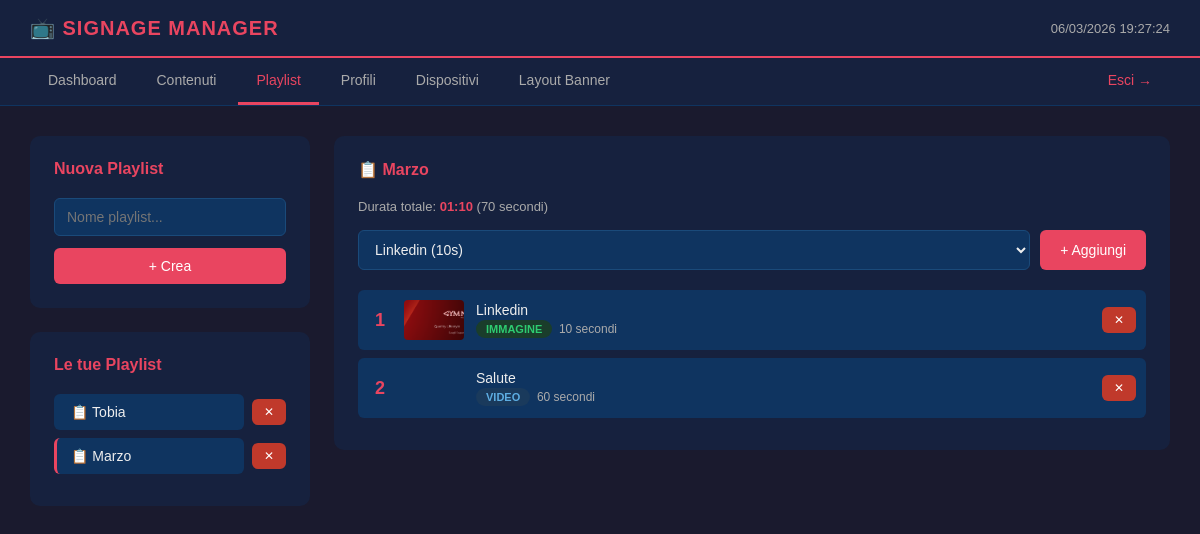
Page /playlist.php?p=1 (signed in) on the committed database.
### tables this page shows
CREATE TABLE playlist (
    id INTEGER PRIMARY KEY AUTOINCREMENT,
    nome TEXT NOT NULL,
    creato_il DATETIME DEFAULT CURRENT_TIMESTAMP
);

CREATE TABLE playlist_items (
    id INTEGER PRIMARY KEY AUTOINCREMENT,
    playlist_id INTEGER NOT NULL,
    contenuto_id INTEGER NOT NULL,
    ordine INTEGER DEFAULT 0,
    FOREIGN KEY(playlist_id) REFERENCES playlist(id) ON DELETE CASCADE,
    FOREIGN KEY(contenuto_id) REFERENCES contenuti(id) ON DELETE CASCADE
);

CREATE TABLE contenuti (
    id INTEGER PRIMARY KEY AUTOINCREMENT,
    nome TEXT NOT NULL,
    tipo TEXT NOT NULL CHECK(tipo IN ('video','immagine')),
    file TEXT NOT NULL,
    durata INTEGER DEFAULT 10,
    creato_il DATETIME DEFAULT CURRENT_TIMESTAMP
);

### playlist.php (the view, shortened to what this page needs)
<?php
$db = getDB();
$playlist_attiva = isset($_GET['p']) ? intval($_GET['p']) : null;
$playlists       = $db->query('SELECT * FROM playlist ORDER BY creato_il DESC')->fetchAll(PDO::FETCH_ASSOC);
$contenuti       = $db->query('SELECT * FROM contenuti ORDER BY nome')->fetchAll(PDO::FETCH_ASSOC);
$items = [];
if ($playlist_attiva) {
    $items = $db->query("
        SELECT pi.*, c.nome, c.tipo, c.file, c.durata
        FROM playlist_items pi
        JOIN contenuti c ON c.id = pi.contenuto_id
        WHERE pi.playlist_id = $playlist_attiva
        ORDER BY pi.ordine
    ")->fetchAll(PDO::FETCH_ASSOC);
}
require_once 'includes/header.php';
?>
<div class="container" style="display:grid; grid-template-columns:280px 1fr; gap:24px;">
    <div>
        <div class="box">
            <h2>Nuova Playlist</h2>
            <form method="POST">
                <input type="text" name="nome" placeholder="Nome playlist..." required>
                <button type="submit" class="btn btn-full">+ Crea</button>
            </form>
        </div>
        <div class="box">
            <h2>Le tue Playlist</h2>
            <?php if (empty($playlists)): ?>
                <div class="vuoto">Nessuna playlist ancora.</div>
            <?php else: ?>
                <?php foreach ($playlists as $pl): ?>
                <div style="display:flex; gap:8px; margin-bottom:8px; align-items:center;">
                    <a href="/playlist.php?p=<?php echo $pl['id']; ?>"
                       style="flex:1; display:flex; align-items:center; padding:10px 14px;
                              background:#0f3460; border-radius:6px; font-size:14px;
                              text-decoration:none; color:#eee;
                              border-left:3px solid <?php echo $playlist_attiva == $pl['id'] ? '#e94560' : 'transparent'; ?>;">
                        📋 <?php echo htmlspecialchars($pl['nome']); ?>
                    </a>
                    <a href="/playlist.php?elimina_playlist=<?php echo $pl['id']; ?>"
                       class="btn btn-sm btn-danger"
                       onclick="return confirm('Eliminare questa playlist?')">✕</a>
                </div>
                <?php endforeach; ?>
            <?php endif; ?>
        </div>
    </div>
    <div>
        <?php if ($playlist_attiva):
            $pl_corrente  = array_values(array_filter($playlists, fn($p) => $p['id'] == $playlist_attiva))[0];
            $durata_totale = array_sum(array_column($items, 'durata'));
        ?>
        <div class="box">
            <h2>📋 <?php echo htmlspecialchars($pl_corrente['nome']); ?></h2>
            <div style="font-size:13px; color:#aaa; margin-bottom:16px;">
                Durata totale: <span style="color:#e94560; font-weight:bold;"><?php echo gmdate('i:s', $durata_totale); ?></span>
                (<?php echo $durata_totale; ?> secondi)
            </div>
            <form method="POST" style="display:flex; gap:10px; margin-bottom:20px;">
                <select name="contenuto_id" style="margin-bottom:0; flex:1;">
                    <?php foreach ($contenuti as $c): ?>
                    <option value="<?php echo $c['id']; ?>">
                        <?php echo htmlspecialchars($c['nome']); ?> (<?php echo $c['durata']; ?>s)
                    </option>
                    <?php endforeach; ?>
                </select>
                <button type="submit" class="btn" style="white-space:nowrap;">+ Aggiungi</button>
            </form>
            <?php if (empty($items)): ?>
                <div class="vuoto">Nessun contenuto. Aggiungine uno!</div>
            <?php else: ?>
                <?php foreach ($items as $i => $item): ?>
                <div style="display:flex; align-items:center; gap:12px; padding:10px;
                            background:#0f3460; border-radius:6px; margin-bottom:8px;">
                    <div style="font-size:18px; font-weight:bold; color:#e94560; width:24px; text-align:center;">
                        <?php echo $i + 1; ?>
                    </div>
                    <?php if ($item['tipo'] === 'immagine'): ?>
                        <img src="/uploads/<?php echo $item['file']; ?>"
                             style="width:60px; height:40px; object-fit:cover; border-radius:4px;">
                    <?php else: ?>
                        <video src="/uploads/<?php echo $item['file']; ?>"
                               style="width:60px; height:40px; object-fit:cover; border-radius:4px;" muted></video>
                    <?php endif; ?>
                    <div style="flex:1;">
                        <div style="font-size:14px;"><?php echo htmlspecialchars($item['nome']); ?></div>
                        <div style="font-size:12px; color:#aaa; margin-top:2px;">
                            <span class="badge badge-<?php echo $item['tipo']; ?>"><?php echo strtoupper($item['tipo']); ?></span>
                            &nbsp;<?php echo $item['durata']; ?> secondi
                        </div>
                    </div>
                    <a href="/playlist.php?elimina_item=<?php echo $item['id']; ?>&p=<?php echo $playlist_attiva; ?>"
                       class="btn btn-sm btn-danger"
                       onclick="return confirm('Rimuovere questo contenuto?')">✕</a>
                </div>
                <?php endforeach; ?>
            <?php endif; ?>
        </div>
        <?php else: ?>
        <div class="box">
            <div class="vuoto">👈 Seleziona una playlist per gestirne i contenuti</div>
        </div>
        <?php endif; ?>
    </div>
</div>
<?php require_once 'includes/footer.php'; ?>

### assets/css/main.css (style rules this page uses)
* { margin: 0; padding: 0; box-sizing: border-box; }
body { font-family: Arial, sans-serif; background: #1a1a2e; color: #eee; }
.container { padding: 30px; }
.box { background: #16213e; border-radius: 10px; padding: 24px; margin-bottom: 24px; }
.box h2 { font-size: 16px; color: #e94560; margin-bottom: 20px; }
input[type=text], input[type=number], input[type=time], select, textarea { width: 100%; padding: 10px 12px; background: #0f3460; border: 1px solid #1a4a7a; border-radius: 6px; color: #eee; font-size: 14px; margin-bottom: 12px; }
.btn { display: inline-block; padding: 10px 20px; background: #e94560; color: white; border-radius: 6px; font-size: 14px; border: none; cursor: pointer; text-decoration: none; }
.btn-sm { padding: 6px 12px; font-size: 12px; }
.btn-danger { background: #c0392b; }
.btn-full { width: 100%; text-align: center; }
.badge { display: inline-block; padding: 3px 10px; border-radius: 20px; font-size: 11px; font-weight: bold; }
.badge-video { background: #1a3a5c; color: #5dade2; }
.badge-immagine { background: #1a3d2b; color: #2ecc71; }

### rows in the picture
playlist: nome "Tobia"
playlist: nome "Marzo"
playlist_items: contenuto.file (picture), contenuto.nome "Linkedin", contenuto.tipo "IMMAGINE", contenuto.durata "10"
playlist_items: contenuto.nome "Salute", contenuto.tipo "VIDEO", contenuto.durata "60"

### other values in the picture
$pl_corrente['nome'] "Marzo"
gmdate('i:s', $durata_totale) "01:10"
$durata_totale "70"
form field contenuto_id "Linkedin (10s)"
